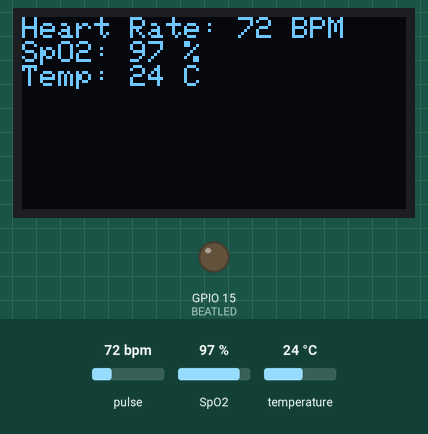
The sketch below on a simulated ESP32. Shown: 128×64 one-colour display, output pins drawn as LEDs (lit = HIGH). The inputs (shaded band) are chosen by the test bench; at power-on: pulse 72 bpm, SpO2 97 %, temperature 24 °C. WiFi joins after 1.5 s; servers stay silent unless stated; what the sketch prints to the serial monitor is not drawn.

Above: at 7.6 s.
7.7 s: pulse set to 42 bpm
Timing chart, 0 to 10.7 s (numbered marks = the images above; inputs shaded):
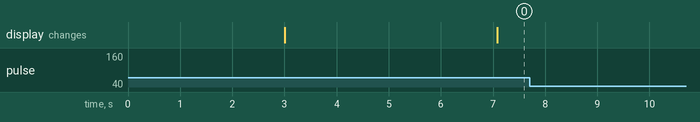

The sketch:

esp.ino
```cpp
#include <Wire.h>
#include <DFRobot_MAX30102.h>
#include <WiFi.h>
#include <FirebaseESP32.h>
#include <Adafruit_GFX.h>
#include <Adafruit_SSD1306.h>

DFRobot_MAX30102 particleSensor;
const int BEATLED = 15;
FirebaseData firebaseData;

// OLED display settings
#define SCREEN_WIDTH 128
#define SCREEN_HEIGHT 64
Adafruit_SSD1306 display(SCREEN_WIDTH, SCREEN_HEIGHT, &Wire, -1);

const char* ssid = "D@edge30";
const char* password = "crce@306";
#define FIREBASE_HOST "https://pulse-wave-link-default-rtdb.firebaseio.com/"
#define FIREBASE_AUTH "XyqDuPqdarzWsGbAR6zTyim2AIFG6FuNpf80dnqV"

int32_t SPO2;
int8_t SPO2Valid;
int32_t heartRate;
int8_t heartRateValid;
const int thresholdHeartRate = 170;
const int thresholdHeartRate1 = 40;
void setup() {
  Serial.begin(115200);
  delay(1000); // Allow time for serial monitor to open

  // Initialize Wi-Fi
  WiFi.begin(ssid, password);
  Serial.println("Connecting to WiFi...");
  while (WiFi.status() != WL_CONNECTED) {
    delay(1000);
    Serial.println("Connecting to WiFi...");
  }
  Serial.println("Connected to WiFi");

  // Initialize Firebase
  Firebase.begin(FIREBASE_HOST, FIREBASE_AUTH);

  // Initialize MAX30102 sensor
  while (!particleSensor.begin()) {
    Serial.println("MAX30102 was not found");
    delay(1000);
  }
  particleSensor.sensorConfiguration(50, SAMPLEAVG_4, MODE_MULTILED, SAMPLERATE_100, PULSEWIDTH_411, ADCRANGE_16384);
  pinMode(BEATLED, OUTPUT);

  // Initialize OLED display
  if (!display.begin(SSD1306_SWITCHCAPVCC, 0x3C)) {
    Serial.println(F("SSD1306 allocation failed"));
    while (true);
  }
  display.clearDisplay();
  display.display();
}

void loop() {
  float temperatureC = particleSensor.readTemperatureC();
  float temperatureF = (temperatureC * 9 / 5) + 32;
  int temperatureInt = (int)temperatureF;

  particleSensor.heartrateAndOxygenSaturation(&SPO2, &SPO2Valid, &heartRate, &heartRateValid);

  // Check if the SPO2 and heart rate readings are valid
  if (SPO2Valid && heartRateValid) {
    if (SPO2 < 70) SPO2 = 70;
    if (SPO2 > 100) SPO2 = 100;
    if (heartRate < 70) heartRate = 70;
    if (heartRate > thresholdHeartRate || heartRate < thresholdHeartRate1) {
      Serial.println("Heart rate exceeds safe threshold!");
      displayAlert();
    }

    // Display readings on OLED
    displayDataOnOLED(heartRate, SPO2, temperatureC);

    // Send data to Firebase
    sendDataToFirebase(heartRate, SPO2, temperatureC);
  } else {
    Serial.println("Invalid SPO2 and heart rate readings");
  }

  delay(10000); // Update every 10 seconds
}

void displayDataOnOLED(int heartRate, int SPO2, int temperature) {
  display.clearDisplay();
  display.setTextSize(1);
  display.setTextColor(SSD1306_WHITE);
  display.setCursor(0, 0);
  display.print("Heart Rate: ");
  display.print(heartRate);
  display.println(" BPM");
  display.print("SpO2: ");
  display.print(SPO2);
  display.println(" %");
  display.print("Temp: ");
  display.print(temperature);
  display.println(" C");
  display.display();
}

void sendDataToFirebase(int heartRate, int SPO2, int temperature) {
  if (Firebase.setInt(firebaseData, "/health/bpm", heartRate)) {
    Serial.println("Heart rate data sent to Firebase");
  } else {
    Serial.println("Failed to send heart rate data to Firebase");
    Serial.println(firebaseData.errorReason());
  }

  if (Firebase.setInt(firebaseData, "/health/SpO2", SPO2)) {
    Serial.println("SPO2 data sent to Firebase");
  } else {
    Serial.println("Failed to send SPO2 data to Firebase");
    Serial.println(firebaseData.errorReason());
  }

  if (Firebase.setInt(firebaseData, "/health/tem", temperature)) {
    Serial.println("Temperature data sent to Firebase");
  } else {
    Serial.println("Failed to send temperature data to Firebase");
    Serial.println(firebaseData.errorReason());
  }
}

void displayAlert() {
  display.clearDisplay();
  display.setTextSize(2);
  display.setTextColor(SSD1306_WHITE);
  display.setCursor(0, 5);
  display.println("ALERT!");
  display.setTextSize(1);
  display.setCursor(0, 20);
  display.println("Heart Rate too high!");
  display.display();
  delay(2000); // Display the alert for 2 seconds
}
```
